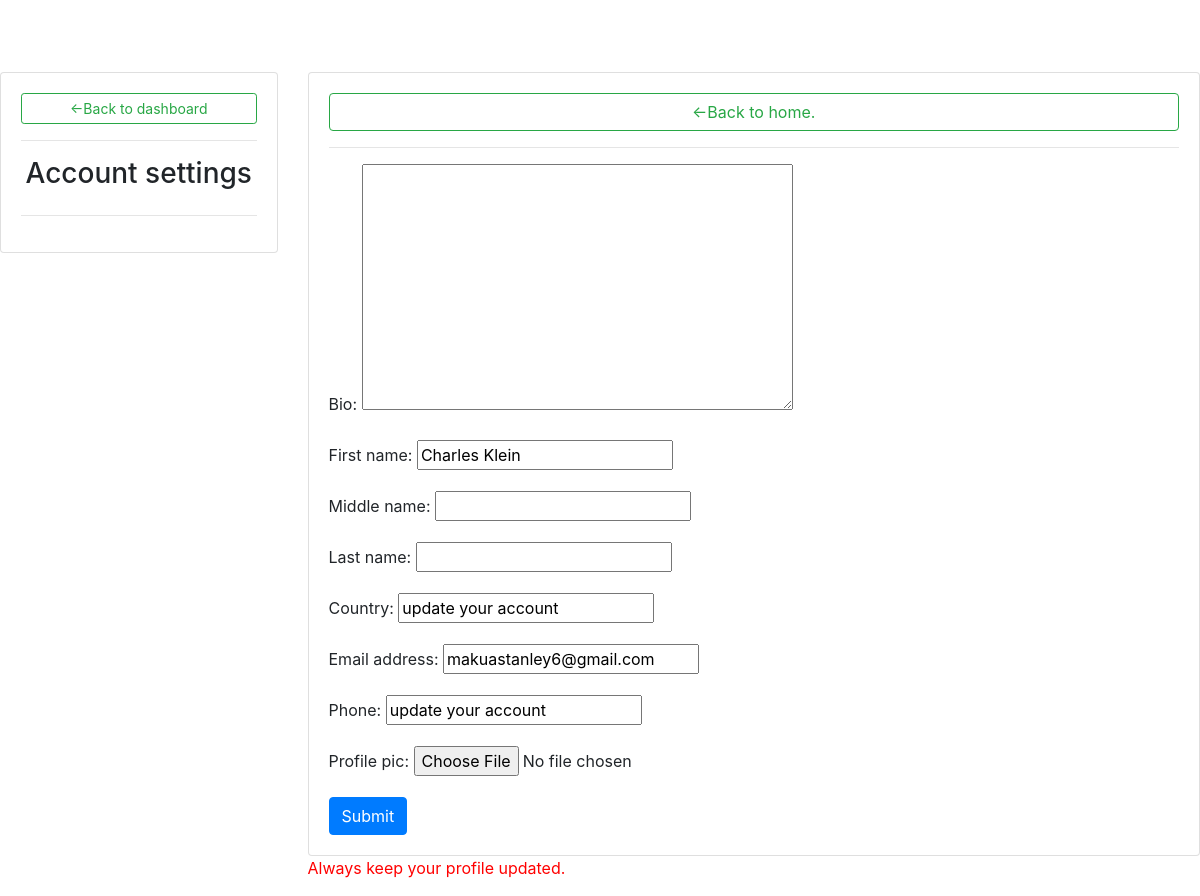
/account_settings/ (signed in), run on the app's committed database.
### AstralAssetsApp/models.py (models this page shows, shortened)
class Client(models.Model):
	user= models.OneToOneField(User, on_delete= models.CASCADE)
	bio= models.TextField(blank= True)
	first_name= models.CharField(max_length=64, default='update your account', null=True, blank=True)
	middle_name= models.CharField(max_length=64, default='update your account', null=True, blank=True)
	last_name= models.CharField(max_length=64, default='update your account', null=True, blank=True)
	country= models.CharField(max_length=64, default='update your account', null=True, blank=True)
	email_address= models.CharField(max_length=64, default='update your account', null=True, blank=True)
	code= models.CharField(max_length=12, blank=True)
	recommended_by= models.ForeignKey(User, on_delete=models.CASCADE, blank=True, null=True, related_name='ref_by')
	updated= models.DateTimeField(auto_now= True)
	created= models.DateTimeField(auto_now_add= True)
	deposit= models.FloatField(default=0, null=True)
	balance= models.FloatField(default=0,null=True)
	withdrawal= models.FloatField(default=0,null=True)
	profit= models.FloatField(default=0,null=True)
	roi= models.FloatField(default=0.015, null=True)
	investment_plan_name= models.CharField(default='Not Found', max_length=20, null=True, blank=True)
	contract_duration= models.FloatField(default=180, null=True, blank=True)
	running_days= models.IntegerField(default=0, null=True)
	phone= models.CharField(max_length=64, default='update your account', null=True, blank=True)
	profile_pic= models.ImageField(null=True, blank=True)
	@property
	def profile_picUrl(self):
		try:
			url= self.profile_pic.url
		except:
			url=''
		return url

### AstralAssetsApp/views.py (the view)
# urls.py: path('account_settings/', views.account_settings, name='account_settings'),
@login_required(login_url='signin')
def account_settings(request):
	client= request.user.client
	form=ClientForm(instance=client)
	if request.method=='POST':
		form= ClientForm(request.POST, request.FILES, instance=client)
		if form.is_valid():
			form.save()
	context= {"form":form}
	return render(request, 'AstralAssetsApp/account_settings.html', context)

### AstralAssetsApp/forms.py
class ClientForm(ModelForm):
	class Meta:
		model= Client
		fields= '__all__'
		exclude= ['user','code', 'recommended_by', 'deposit', 'balance', 'withdrawal', 'profit','roi', 'running_days',
		'investment_plan_name', 'contract_duration']

### AstralAssetsApp/templates/AstralAssetsApp/account_settings.html (shortened to what this page needs)
<!DOCTYPE html>
{% load static %}
<html>
<head>
  <link rel="stylesheet" href="https://stackpath.bootstrapcdn.com/bootstrap/4.1.3/css/bootstrap.min.css">
    <link rel="stylesheet" href="https://use.fontawesome.com/releases/v5.6.1/css/all.css">
</head>
<body>
<br>
<br>
<br>
<div class="row">
  <div class="col-md-3">
    <div class="card card-body">
      <a href="{% url 'dashboard' %}" class="btn btn-outline-success btn-sm">&#8592;Back to dashboard</a>
      <hr>
      <h3 style="text-align: center;">Account settings</h3>
      <hr>
    </div>
  </div>
    <div class="col-md-9">
    <div class="card card-body">
      <a href="{% url 'home' %}" class="btn btn-outline-success">&#8592;Back to home.</a>
      <hr>
      <form method="Post" action="" enctype='multipart/form-data'>
        {{form.as_p}}
        <input type="submit" class="btn btn-primary" name="Update information">
      </form>
    </div>
    <p style="color: red;">Always keep your profile updated.</p>
  </div>
</div>
</body>
</html>

### data on the page
Client: first_name "Charles Klein", country "update your account", email_address "makuastanley6@gmail.com", phone "update your account"
